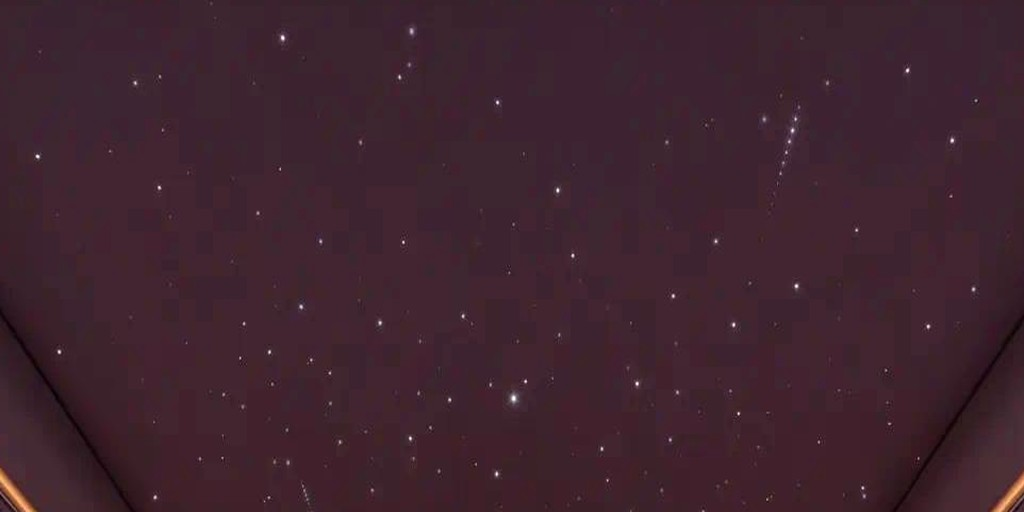
#> input picture src/assets/ref/headliner-star.jpg, 1024 x 512 px
$ python r27_palette.py ../src/assets/ref/headliner-star.jpg
#> lines starting #> are read from the running program, lines starting #| are printed output that depends on the picture
#!/usr/bin/env python3
# -*- coding: utf-8 -*-
"""
R27 · 参考包贴图 albedo 吸色（统计值，不复制像素进项目）

与 tools/ref_palette.py 的分工：
  ref_palette.py 给「中位色 + 主色板 + 亮度分位」（够看基色）；
  本脚本补 R27 环境重建真正需要的三条：
    1) 逐通道 p05 / p50 / p95（定 roughness/albedo 的明暗带宽，不是单点色）
    2) 鎏金占比 gold_share（R>G>B 且 R-B≥40 且 S≥0.25）→ 决定金饰要不要单独材质
    3) 高频细节对比度 detail_contrast（局部梯度均值）→ 决定程序化噪声强度

铁律 31：这些是贴图 albedo（未 tonemap），可直接当 material.color 用；
        参考渲染图（已 tonemap + 曝光）只能用来判断氛围，不能取色。

用法：
  python tools/r27_palette.py <tex.png> [...] --json .qa/r27_palette.json
"""
import argparse
import json
import os
import sys

import numpy as np
from PIL import Image


def hexs(rgb):
    return "#%02x%02x%02x" % tuple(max(0, min(255, int(round(c)))) for c in rgb)


def analyse(path, crop=0.7, side=512):
#> called with path = '../src/assets/ref/headliner-star.jpg', crop = 0.7, side = 512
    im = Image.open(path).convert("RGB")
#> im is the input picture: PIL image 1024x512 RGB; mean R, G, B 62.9, 35.6, 46.7
    w, h = im.size
#> w = 1024; h = 512
    cw, ch = int(w * crop), int(h * crop)
#> cw = 716; ch = 358
    im = im.crop(((w - cw) // 2, (h - ch) // 2, (w + cw) // 2, (h + ch) // 2))
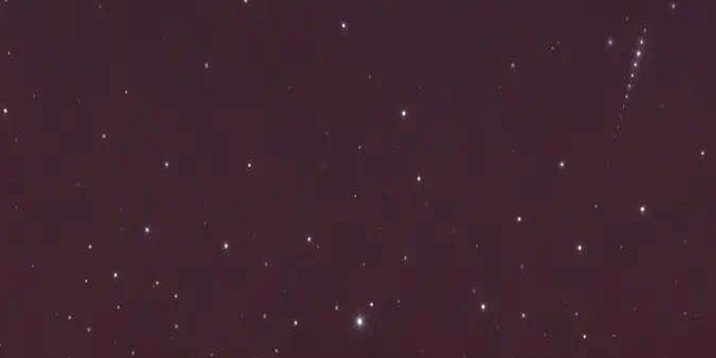
#> im: PIL image 716x358 RGB; mean R, G, B 64.1, 36.3, 48.1
    small = im.resize((side, side), Image.LANCZOS)
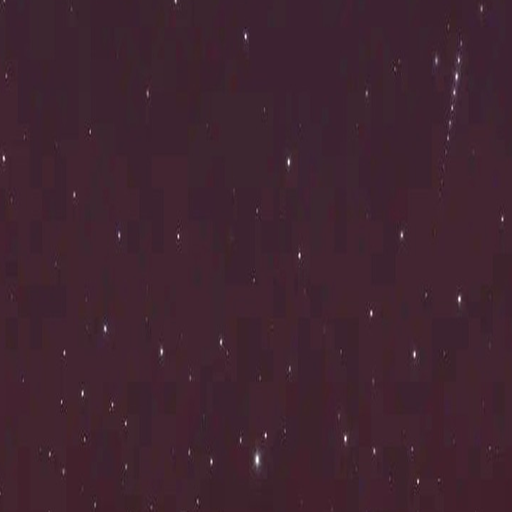
#> small: PIL image 512x512 RGB; mean R, G, B 64.1, 36.3, 48.1
    a = np.asarray(small).astype(np.float32)          # [S,S,3] RGB
    R, G, B = a[..., 0], a[..., 1], a[..., 2]
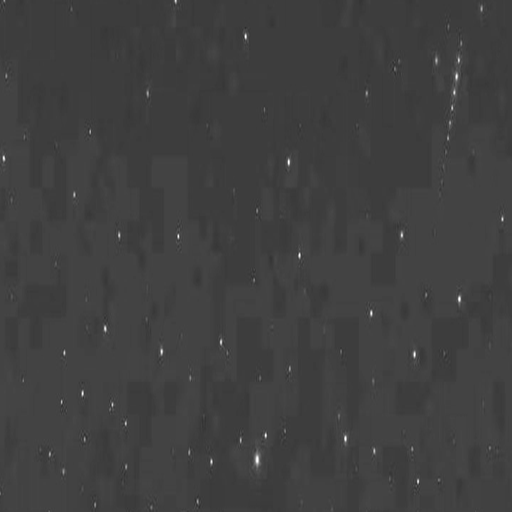
#> R: shape (512, 512) float32; min 44, max 255, mean 64.1
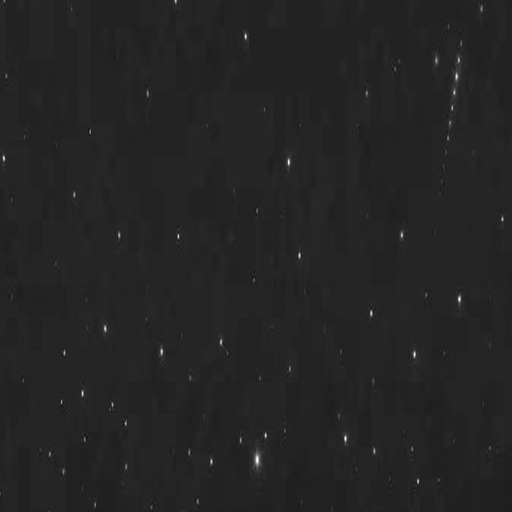
#> G: shape (512, 512) float32; min 16, max 255, mean 36.3
    lum = 0.2126 * R + 0.7152 * G + 0.0722 * B
    mx, mn = a.max(2), a.min(2)
    sat = np.where(mx > 0, (mx - mn) / np.maximum(mx, 1e-6), 0)
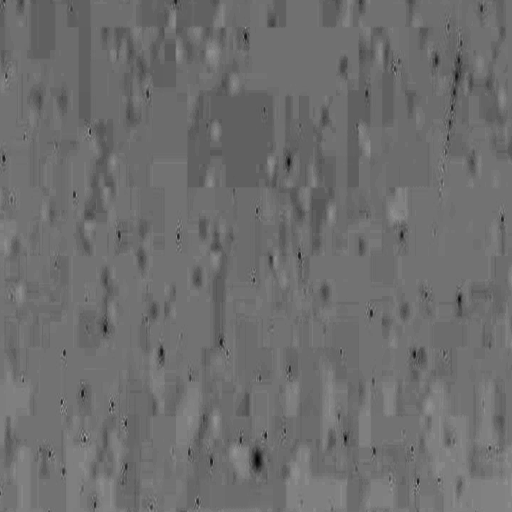
#> sat: shape (512, 512) float32; min 0, max 0.66, mean 0.433
    gold = (R > G) & (G >= B) & ((R - B) >= 40) & (sat >= 0.25) & (lum >= 40)
#> gold: shape (512, 512) bool; every value is 0
    # 局部对比：3×3 差分均值（衡量贴图噪声/砖缝强度）
    gx = np.abs(np.diff(lum, axis=1)).mean()
#> gx = 0.842
    gy = np.abs(np.diff(lum, axis=0)).mean()
#> gy = 0.394
    q = lambda x, p: float(np.percentile(x, p))
    out = {
        "file": os.path.basename(path),
        "size": [w, h],
        "crop": crop,
        "rgb_p05": [round(q(R, 5), 1), round(q(G, 5), 1), round(q(B, 5), 1)],
        "rgb_p50": [round(q(R, 50), 1), round(q(G, 50), 1), round(q(B, 50), 1)],
        "rgb_p95": [round(q(R, 95), 1), round(q(G, 95), 1), round(q(B, 95), 1)],
        "median_hex": hexs([q(R, 50), q(G, 50), q(B, 50)]),
        "p05_hex": hexs([q(R, 5), q(G, 5), q(B, 5)]),
        "p95_hex": hexs([q(R, 95), q(G, 95), q(B, 95)]),
        "lum_p05_p50_p95": [round(q(lum, 5), 1), round(q(lum, 50), 1), round(q(lum, 95), 1)],
        "mean_sat": round(float(sat.mean()), 3),
        "warm_bias_R_minus_B": round(float((R - B).mean()), 2),
        "gold_share": round(float(gold.mean()), 4),
        "detail_contrast": round(float((gx + gy) / 2), 2),
        # 主色板（中位切分 6 色）
        "dominant": [],
    }
    qz = small.quantize(colors=6, method=Image.MEDIANCUT)
    pal = np.array(qz.getpalette()[:18]).reshape(6, 3)
#> pal = [[66, 40, 51], [66, 37, 48], [64, 36, 48], [62, 35, 48], [60, 34, 47], [64, 32, 45]]
    counts = sorted(qz.getcolors(), reverse=True)
#> counts = [(84807, 1), (79658, 3), (35697, 4), (22684, 2), (22120, 5), (17178, 0)]
    total = side * side
    for cnt, idx in counts:
        out["dominant"].append({"hex": hexs(pal[idx]), "rgb": [int(x) for x in pal[idx]],
                                "share": round(cnt / total, 4)})
#> this loop made 6 passes
    return out


def main():
    ap = argparse.ArgumentParser()
    ap.add_argument("files", nargs="+")
    ap.add_argument("--json", default=".qa/r27_palette.json")
    ap.add_argument("--crop", type=float, default=0.7)
    args = ap.parse_args()
    res = []
    for f in args.files:
        try:
            r = analyse(f, args.crop)
#> r = 15 items
        except Exception as e:  # noqa: BLE001
            print("[!] %s: %s" % (f, e))
            continue
        res.append(r)
        print("%-46s %5dx%-5d med %s  p05 %s  p95 %s  gold %5.1f%%  sat %.2f  dC %5.1f" % (
            r["file"][:45], r["size"][0], r["size"][1], r["median_hex"], r["p05_hex"], r["p95_hex"],
            r["gold_share"] * 100, r["mean_sat"], r["detail_contrast"]))
#| headliner-star.jpg                              1024x512   med #402430  p05 #3c212b  p95 #442733  gold   0.0%  sat 0.43  dC   0.6
    if args.json:
        os.makedirs(os.path.dirname(args.json) or ".", exist_ok=True)
        with open(args.json, "w", encoding="utf-8") as fh:
            json.dump(res, fh, ensure_ascii=False, indent=1)
        print("\nJSON → %s" % args.json)
    return 0


if __name__ == "__main__":
    sys.exit(main())
#> (the program exits here)
